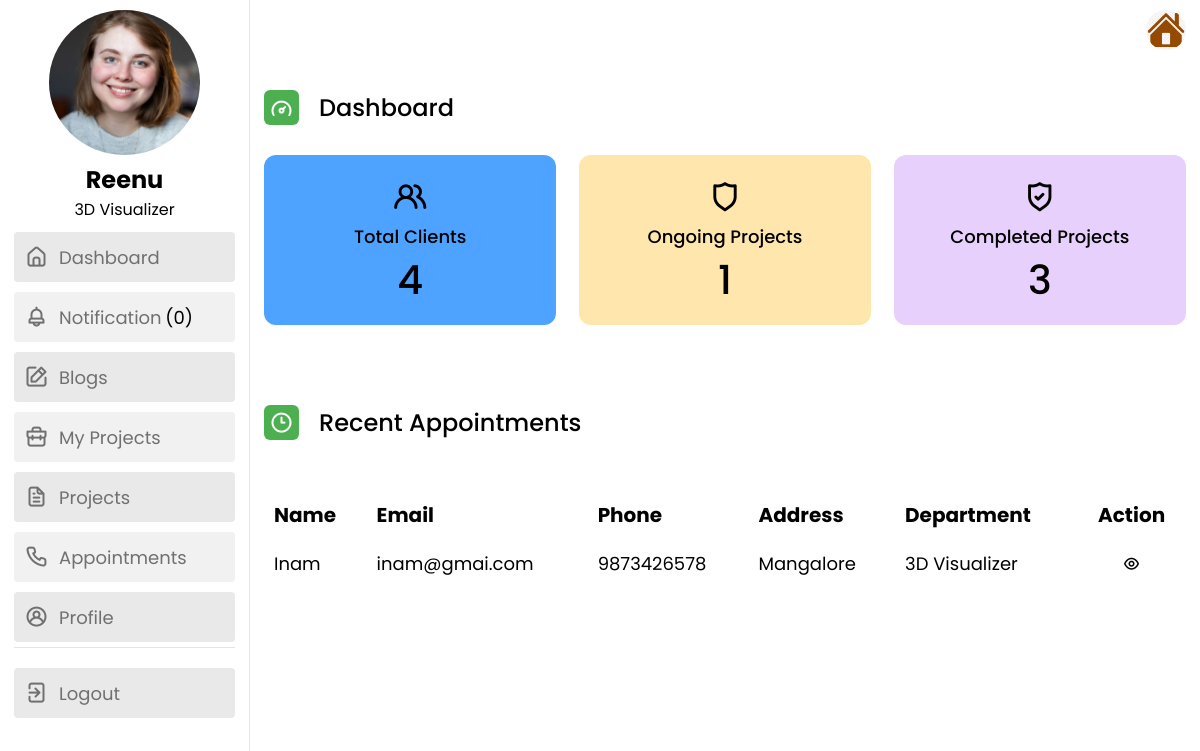
Screenshot of /staff_dashboard/ (signed in) with the database file from the repository.
### future_app/models.py (models this page shows, shortened)
class Staff(models.Model):
    staff = models.ForeignKey(User, on_delete=models.CASCADE, related_name='staff_profile')
    designation = models.CharField(max_length=100, null=True, blank=True)
    experience = models.CharField(max_length=100, null=True, blank=True)
    qualification = models.CharField(max_length=100, null=True, blank=True)
    image = models.ImageField(null=True, blank=True, upload_to="images/")

class User(AbstractUser):
    USERNAME_FIELD = 'email'
    REQUIRED_FIELDS = ['username', 'phone_number']
    user_type = models.IntegerField(default=1, choices=userchoices)
    phone_number = models.CharField(max_length=10, null=True, blank=True)
    email = models.EmailField(null=True, blank=True, unique=True)
    created_at = models.DateField(auto_now_add=True)
    name = models.CharField(max_length=100, null=True, blank=True)

class Appointment(models.Model):
    date = models.CharField(max_length=10, null=True, blank=True)
    time = models.CharField(max_length=10, null=True, blank=True)
    department = models.CharField(max_length=100, null=True, blank=True)
    description = models.TextField(null=True, blank=True)
    address = models.TextField(max_length=100, null=True, blank=True)
    staff_name = models.ForeignKey(User, on_delete=models.CASCADE, related_name='appointments_as_staff', null=True, blank=True)
    client = models.ForeignKey(User, on_delete=models.CASCADE, related_name='appointments_as_client', default=1)  # Set a valid default
    status = models.IntegerField(default=1, choices=status)
    created_at = models.DateTimeField(auto_now_add=True, null=True)

### future_app/views.py (the view)
# urls.py: path('staff_dashboard/', views.staff_dashboard, name='staff_dashboard'),
@login_required
def staff_dashboard(request):
    unread_count = Notification.objects.filter(user=request.user.id, read=False).count()
    user = User.objects.get(id=request.user.id)
    staff = Staff.objects.filter(staff_id=user)
    client = Project.objects.filter(staff_id=user).count()
    ongoing = Project.objects.filter(staff_id=user, status=1).count()
    complete = Project.objects.filter(staff_id=user, status=3).count()
    app = Appointment.objects.filter(staff_name=user, status=2).order_by('-created_at')[:10]
    clnt = User.objects.all()
    return render(request, 'staff_dashboard.html', locals())

### templates/staff_dashboard.html (shortened to what this page needs)
<!DOCTYPE html>
{% load static %}
<html lang="en">
<head>
    <link rel="stylesheet" href="{% static 'css/staff.css' %}">
    <link rel="stylesheet" href="https://unicons.iconscout.com/release/v4.0.0/css/line.css">
</head>
<body>
    <nav>
        <div class="profile">
            {% for i in staff %}
            <a class="profiledata" href="{% url 'staff_profile' %}"><img src="{{ i.image.url }}" alt="Profile Picture"></a>
            <h2>{{ user.name }}</h2>
            <p>{{ i.designation }}</p>
            {% endfor %}
        </div>
        <div class="menu-items">
            <ul class="nav-links">
                <li><a href="{% url 'staff_dashboard' %}">
                    <i class="uil uil-estate"></i>
                    <span class="link-name">Dashboard</span>
                </a></li>
                <li><a href="{% url 'staff_notification' %}">
                    <i class="uil uil-bell"></i>
                    <span class="link-name">Notification</i><mark class="big swing">({{ unread_count }})</mark></span>
                </a></li>
                <li><a href="{% url 'staff_blog' %}">
                    <i class="uil uil-edit"></i>
                    <span class="link-name">Blogs</span>
                </a></li>
                <li><a href="{% url 'staff_myproject_list' %}">
                    <i class="uil uil-briefcase"></i>
                    <span class="link-name">My Projects</span>
                </a></li>
                <li><a href="{% url 'staff_project_list' %}">
                    <i class="uil uil-file-alt"></i>
                    <span class="link-name">Projects</span>
                </a></li>
                <li><a href="{% url 'staff_appointments' %}">
                    <i class="uil uil-phone"></i>
                    <span class="link-name">Appointments</span>
                </a></li>
                <li><a href="{% url 'staff_profile' %}">
                    <i class="uil uil-user-circle"></i>
                    <span class="link-name">Profile</span>
                </a></li>
            </ul>
            <ul class="logout-mode">
                <li><a href="{% url 'logout' %}">
                    <i class="uil uil-signout"></i>
                    <span class="link-name">Logout</span>
                </a></li>
            </ul>
        </div>
    </nav>
    <section class="dashboard" style="justify-content:space-between;">
        <div class="top">
            <img src="{% static 'img/favicon.png' %}" alt="">
        </div>
        <div class="dash-content">
            <div class="overview">
                <div class="title">
                    <i class="uil uil-tachometer-fast-alt"></i>
                    <span class="text">Dashboard</span>
                </div>
                <div class="boxes">
                    <div class="box box1">
                        <i class="uil uil-users-alt"></i>
                        <span class="text">Total Clients</span>
                        <span class="number">{{ client }}</span>
                    </div>
                    <div class="box box2">
                        <i class="uil uil-shield"></i>
                        <span class="text">Ongoing Projects</span>
                        <span class="number">{{ ongoing }}</span>
                    </div>
                    <div class="box box3">
                        <i class="uil uil-shield-check"></i>
                        <span class="text">Completed Projects</span>
                        <span class="number">{{ complete }}</span>
                    </div>
                </div>
            </div>
            <div class="activity">
                <div class="title">
                    <i class="uil uil-clock-three"></i>
                    <span class="text">Recent Appointments</span>
                </div>
                <div class="activity-data">
                    <table>
                        <thead>
                            <tr>
                                <th>Name</th>
                                <th>Email</th>
                                <th>Phone</th>
                                <th>Address</th>
                                <th>Department</th>
                                <th>Action</th>
                            </tr>
                        </thead>
                        <tbody>
                            {% for i in app %}
                            {% for j in clnt %}
                            {% if i.client_id == j.id %}
                                <tr>
                                    <td>{{ j.name }}</td>
                                    <td>{{ j.email }}</td>
                                    <td>{{ j.phone_number }}</td>
                                    <td>{{ i.address }}</td>
                                    <td>{{ i.department }}</td>
                                    <td class="action-buttons">
                                        <a href="{% url 'staff_app_view' j.id i.id %}"><i class="uil uil-eye"></i></a>
                                    </td>
                                </tr>
                            {% endif %}
                            {% endfor %}
                            {% endfor %}
                        </tbody>
                    </table>
                </div>
            </div>
        </div>
    </section>
</body>
</html>

### static/css/staff.css (style rules this page uses)
* { margin: 0; padding: 0; box-sizing: border-box; font-family: 'Poppins', sans-serif; }
:root { --primary-color: #4CAF50; --panel-color: #FFF; --text-color: #000; --black-light-color: #707070; --border-color: #e6e5e5; --toggle-color: #DDD; --box1-color: #4DA3FF; --box2-color: #FFE6AC; --box3-color: #E7D1FC; --title-icon-color: #fff; --tran-05: all 0.5s ease; --tran-03: all 0.3s ease; --tran-03: all 0.2s ease; }
body { min-height: 100vh; background-color: var(--primary-color); }
nav { position: fixed; top: 0; left: 0; height: 100%; width: 250px; padding: 10px 14px; background-color: var(--panel-color); border-right: 1px solid var(--border-color); transition: var(--tran-05); }
nav .menu-items { margin-top: 15px; height: calc(100% - 90px); display: flex; flex-direction: column; justify-content: space-between; }
.menu-items li { list-style: none; }
.menu-items li a { display: flex; align-items: center; height: 50px; text-decoration: none; position: relative; }
.menu-items li a i { font-size: 24px; min-width: 45px; height: 100%; display: flex; align-items: center; justify-content: center; color: var(--black-light-color); }
.menu-items li a .link-name { font-size: 18px; font-weight: 400; color: var(--black-light-color); transition: var(--tran-05); }
.menu-items .logout-mode { padding-top: 10px; border-top: 1px solid var(--border-color); }
.dashboard { position: relative; left: 250px; background-color: var(--panel-color); min-height: 100vh; width: calc(100% - 250px); padding: 10px 14px; transition: var(--tran-05); }
.dashboard .top { position: fixed; top: 0; left: 250px; display: flex; width: calc(100% - 250px); justify-content: space-between; align-items: center; padding: 10px 14px; background-color: var(--panel-color); transition: var(--tran-05); z-index: 10; }
.top img { width: 40px; border-radius: 50%; }
.dashboard .dash-content { padding-top: 50px; }
.dash-content .title { display: flex; align-items: center; margin: 30px 0 30px 0; }
.dash-content .title i { position: relative; height: 35px; width: 35px; background-color: var(--primary-color); border-radius: 6px; color: var(--title-icon-color); display: flex; align-items: center; justify-content: center; font-size: 24px; }
.dash-content .title .text { font-size: 24px; font-weight: 500; color: var(--text-color); margin-left: 10px; }
.dash-content .boxes { display: flex; align-items: center; justify-content: space-between; flex-wrap: wrap; }
.dash-content .boxes .box { display: flex; flex-direction: column; align-items: center; border-radius: 12px; width: calc(100% / 3 - 15px); padding: 15px 20px; background-color: var(--box1-color); transition: var(--tran-05); }
.boxes .box i { font-size: 35px; color: var(--text-color); }
.boxes .box .text { white-space: nowrap; font-size: 18px; font-weight: 500; color: var(--text-color); }
.boxes .box .number { font-size: 40px; font-weight: 500; color: var(--text-color); }
.boxes .box.box2 { background-color: var(--box2-color); }
.boxes .box.box3 { background-color: var(--box3-color); }
.dash-content .activity .activity-data { display: flex; justify-content: space-between; align-items: center; width: 100%; }
.activity .activity-data { display: flex; }

### rows the page displays
Staff: image (picture), designation "3D Visualizer"
User: name "Reenu"
Appointment: address "Mangalore", department "3D Visualizer"
User: name "Inam", email "inam@gmai.com", phone_number "9873426578"

### other values shown
{{ unread_count }} "0"
{{ client }} "4"
{{ ongoing }} "1"
{{ complete }} "3"
